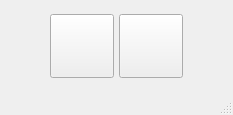
<?xml version="1.0" encoding="UTF-8"?>
<ui version="4.0">
 <class>ZARAMainWindow</class>
 <widget class="QMainWindow" name="ZARAMainWindow">
  <property name="geometry">
   <rect>
    <x>0</x>
    <y>0</y>
    <width>233</width>
    <height>115</height>
   </rect>
  </property>
  <property name="windowTitle">
   <string>ZARA</string>
  </property>
  <widget class="QWidget" name="centralwidget">
   <layout class="QHBoxLayout" name="horizontalLayout">
    <property name="spacing">
     <number>5</number>
    </property>
    <property name="leftMargin">
     <number>5</number>
    </property>
    <property name="topMargin">
     <number>5</number>
    </property>
    <property name="rightMargin">
     <number>5</number>
    </property>
    <property name="bottomMargin">
     <number>5</number>
    </property>
    <item>
     <spacer name="horizontalSpacer">
      <property name="orientation">
       <enum>Qt::Horizontal</enum>
      </property>
      <property name="sizeHint" stdset="0">
       <size>
        <width>40</width>
        <height>20</height>
       </size>
      </property>
     </spacer>
    </item>
    <item>
     <widget class="QPushButton" name="pushButton_LeaderboardAnalyzer">
      <property name="sizePolicy">
       <sizepolicy hsizetype="Fixed" vsizetype="Fixed">
        <horstretch>0</horstretch>
        <verstretch>0</verstretch>
       </sizepolicy>
      </property>
      <property name="minimumSize">
       <size>
        <width>64</width>
        <height>64</height>
       </size>
      </property>
      <property name="maximumSize">
       <size>
        <width>64</width>
        <height>64</height>
       </size>
      </property>
      <property name="toolTip">
       <string>&lt;html&gt;&lt;head/&gt;&lt;body&gt;&lt;p&gt;Open leaderboard analyzer&lt;/p&gt;&lt;/body&gt;&lt;/html&gt;</string>
      </property>
      <property name="text">
       <string/>
      </property>
     </widget>
    </item>
    <item>
     <widget class="QPushButton" name="pushButton_ScoreAnalyzer">
      <property name="sizePolicy">
       <sizepolicy hsizetype="Fixed" vsizetype="Fixed">
        <horstretch>0</horstretch>
        <verstretch>0</verstretch>
       </sizepolicy>
      </property>
      <property name="minimumSize">
       <size>
        <width>64</width>
        <height>64</height>
       </size>
      </property>
      <property name="maximumSize">
       <size>
        <width>64</width>
        <height>64</height>
       </size>
      </property>
      <property name="text">
       <string/>
      </property>
     </widget>
    </item>
    <item>
     <spacer name="horizontalSpacer_2">
      <property name="orientation">
       <enum>Qt::Horizontal</enum>
      </property>
      <property name="sizeHint" stdset="0">
       <size>
        <width>40</width>
        <height>20</height>
       </size>
      </property>
     </spacer>
    </item>
   </layout>
  </widget>
  <widget class="QMenuBar" name="menubar">
   <property name="geometry">
    <rect>
     <x>0</x>
     <y>0</y>
     <width>233</width>
     <height>21</height>
    </rect>
   </property>
  </widget>
  <widget class="QStatusBar" name="statusbar"/>
  <action name="action_Help">
   <property name="text">
    <string>Help</string>
   </property>
   <property name="shortcut">
    <string>F1</string>
   </property>
  </action>
  <action name="actionLeaderboard_Analyzer">
   <property name="text">
    <string>Leaderboard Analyzer</string>
   </property>
  </action>
 </widget>
 <resources/>
 <connections/>
</ui>
